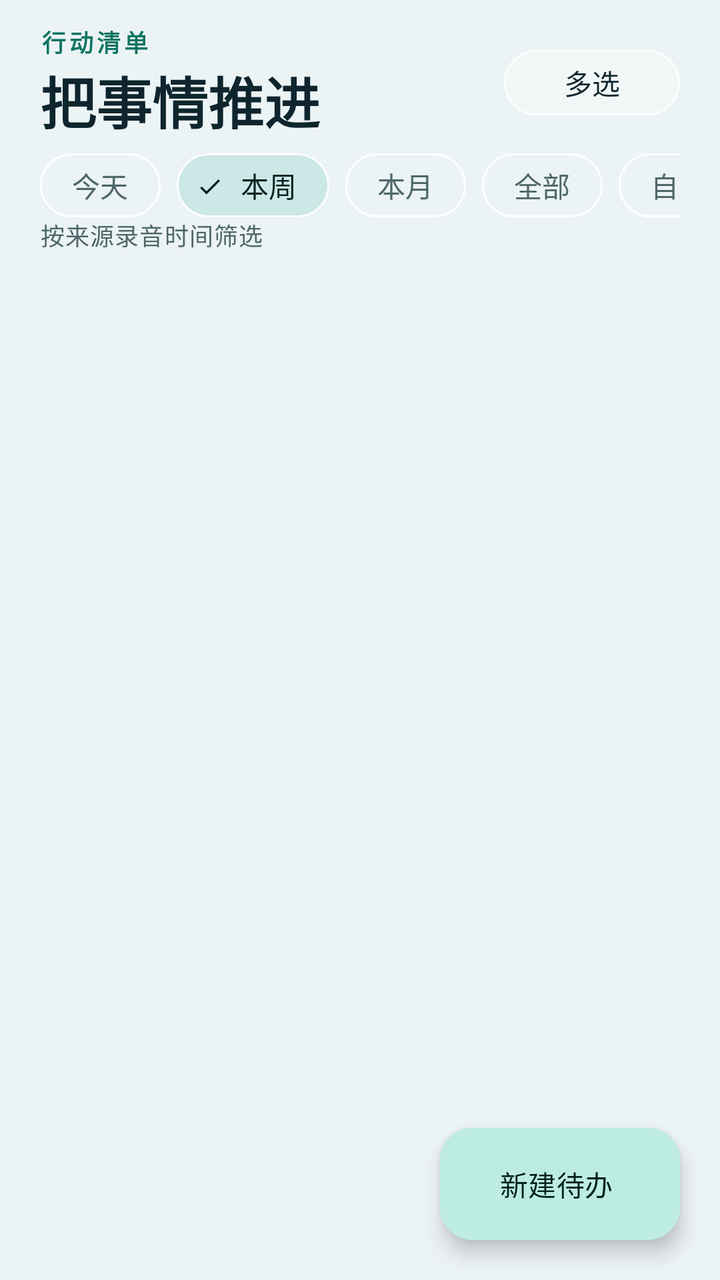
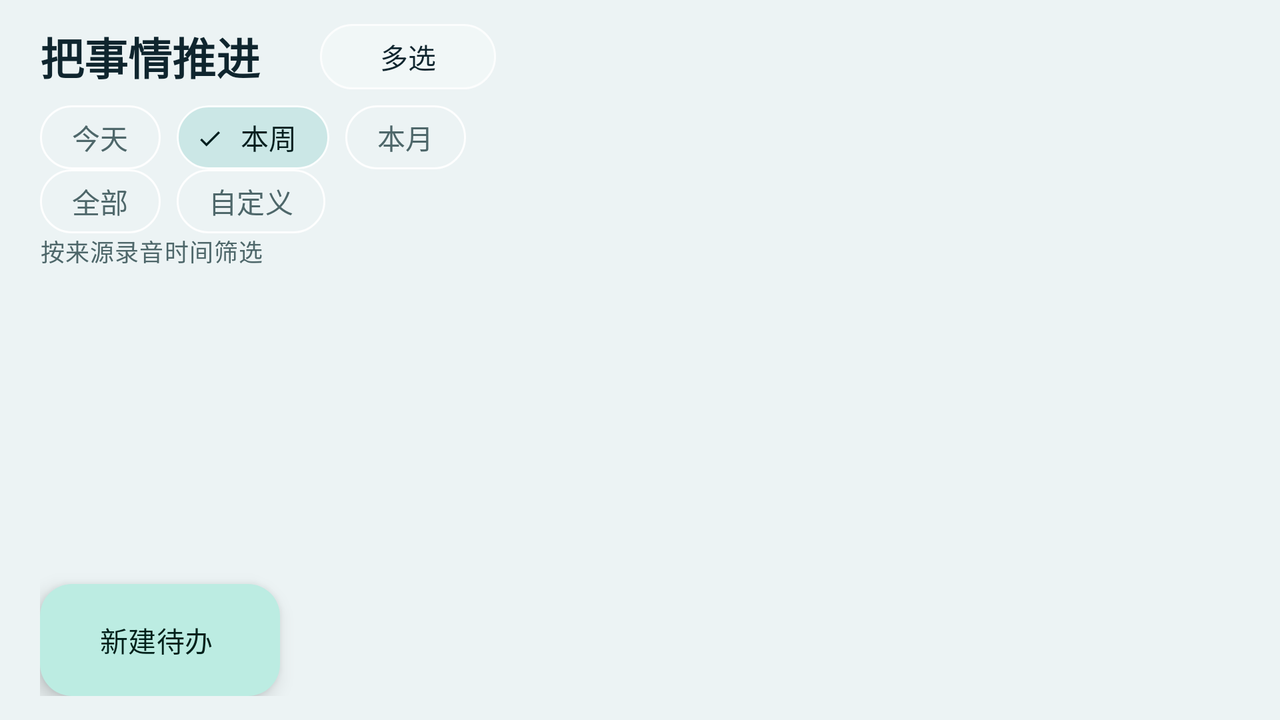

One screen, two layout resources from the same app: the default and the repository's alternative for another configuration. Each is rendered where Android would select it; the XML of both is given below.
<!-- AndroidManifest.xml: application theme AppTheme -->
<!-- res/layout/fragment_todos.xml -->
<?xml version="1.0" encoding="utf-8"?>
<androidx.coordinatorlayout.widget.CoordinatorLayout xmlns:android="http://schemas.android.com/apk/res/android"
    xmlns:app="http://schemas.android.com/apk/res-auto"
    android:layout_width="match_parent"
    android:layout_height="match_parent">

    <LinearLayout
        android:layout_width="match_parent"
        android:layout_height="match_parent"
        android:orientation="vertical">

        <LinearLayout
            android:layout_width="match_parent"
            android:layout_height="wrap_content"
            android:orientation="vertical"
            android:paddingHorizontal="@dimen/page_padding"
            android:paddingTop="12dp">

            <LinearLayout
                android:layout_width="match_parent"
                android:layout_height="wrap_content"
                android:gravity="center_vertical"
                android:orientation="horizontal">

                <LinearLayout
                    android:layout_width="0dp"
                    android:layout_height="wrap_content"
                    android:layout_weight="1"
                    android:orientation="vertical">

                    <TextView
                        style="@style/Text.Eyebrow"
                        android:layout_width="wrap_content"
                        android:layout_height="wrap_content"
                        android:text="行动清单" />

                    <TextView
                        style="@style/Text.PageTitle"
                        android:layout_width="match_parent"
                        android:layout_height="wrap_content"
                        android:text="把事情推进" />
                </LinearLayout>

                <com.google.android.material.button.MaterialButton
                    android:id="@+id/btnMulti"
                    style="@style/Button.Tonal"
                    android:layout_width="wrap_content"
                    android:layout_height="wrap_content"
                    android:minHeight="40dp"
                    android:text="多选" />
            </LinearLayout>

            <HorizontalScrollView
                android:layout_width="match_parent"
                android:layout_height="wrap_content"
                android:layout_marginTop="6dp"
                android:scrollbars="none">

                <com.google.android.material.chip.ChipGroup
                    android:id="@+id/timeFilters"
                    android:layout_width="wrap_content"
                    android:layout_height="wrap_content"
                    app:selectionRequired="true"
                    app:singleLine="true"
                    app:singleSelection="true">

                    <com.google.android.material.chip.Chip
                        android:id="@+id/timeToday"
                        style="@style/Chip.Filter"
                        android:layout_width="wrap_content"
                        android:layout_height="wrap_content"
                        android:text="今天" />

                    <com.google.android.material.chip.Chip
                        android:id="@+id/timeWeek"
                        style="@style/Chip.Filter"
                        android:layout_width="wrap_content"
                        android:layout_height="wrap_content"
                        android:checked="true"
                        android:text="本周" />

                    <com.google.android.material.chip.Chip
                        android:id="@+id/timeMonth"
                        style="@style/Chip.Filter"
                        android:layout_width="wrap_content"
                        android:layout_height="wrap_content"
                        android:text="本月" />

                    <com.google.android.material.chip.Chip
                        android:id="@+id/timeAll"
                        style="@style/Chip.Filter"
                        android:layout_width="wrap_content"
                        android:layout_height="wrap_content"
                        android:text="全部" />

                    <com.google.android.material.chip.Chip
                        android:id="@+id/timeCustom"
                        style="@style/Chip.Filter"
                        android:layout_width="wrap_content"
                        android:layout_height="wrap_content"
                        android:text="自定义" />
                </com.google.android.material.chip.ChipGroup>
            </HorizontalScrollView>

            <TextView
                android:id="@+id/tvRange"
                style="@style/Text.Muted"
                android:layout_width="match_parent"
                android:layout_height="wrap_content"
                android:text="按来源录音时间筛选" />
        </LinearLayout>

        <FrameLayout
            android:layout_width="match_parent"
            android:layout_height="0dp"
            android:layout_weight="1">

            <androidx.recyclerview.widget.RecyclerView
                android:id="@+id/list"
                android:layout_width="match_parent"
                android:layout_height="match_parent"
                android:clipToPadding="false"
                android:paddingHorizontal="@dimen/page_padding"
                android:paddingBottom="96dp" />

            <include
                android:id="@+id/empty"
                layout="@layout/view_empty"
                android:layout_width="match_parent"
                android:layout_height="wrap_content"
                android:visibility="gone" />
        </FrameLayout>

        <LinearLayout
            android:id="@+id/batchBar"
            android:layout_width="match_parent"
            android:layout_height="wrap_content"
            android:background="?attr/colorSurfaceContainerHigh"
            android:orientation="vertical"
            android:paddingHorizontal="12dp"
            android:paddingTop="8dp"
            android:paddingBottom="4dp"
            android:visibility="gone">

            <TextView
                android:id="@+id/tvSelected"
                style="@style/Text.Label"
                android:layout_width="match_parent"
                android:layout_height="wrap_content"
                android:paddingHorizontal="8dp"
                android:text="已选 0 件" />

            <LinearLayout
                android:layout_width="match_parent"
                android:layout_height="wrap_content"
                android:orientation="horizontal">

                <com.google.android.material.button.MaterialButton
                    android:id="@+id/btnBatchDone"
                    style="@style/Button.Text"
                    android:layout_width="0dp"
                    android:layout_height="wrap_content"
                    android:layout_weight="1"
                    android:text="完成" />

                <com.google.android.material.button.MaterialButton
                    android:id="@+id/btnBatchPostpone"
                    style="@style/Button.Text"
                    android:layout_width="0dp"
                    android:layout_height="wrap_content"
                    android:layout_weight="1"
                    android:text="推迟" />

                <com.google.android.material.button.MaterialButton
                    android:id="@+id/btnBatchCategory"
                    style="@style/Button.Text"
                    android:layout_width="0dp"
                    android:layout_height="wrap_content"
                    android:layout_weight="1"
                    android:text="分类" />

                <com.google.android.material.button.MaterialButton
                    android:id="@+id/btnBatchIgnore"
                    style="@style/Button.Text"
                    android:layout_width="0dp"
                    android:layout_height="wrap_content"
                    android:layout_weight="1"
                    android:textColor="?attr/colorError"
                    android:text="忽略" />
            </LinearLayout>
        </LinearLayout>
    </LinearLayout>

    <com.google.android.material.floatingactionbutton.ExtendedFloatingActionButton
        android:id="@+id/fab"
        android:layout_width="wrap_content"
        android:layout_height="wrap_content"
        android:layout_gravity="bottom|end"
        android:layout_margin="20dp"
        android:text="@string/action_new_todo"
        app:icon="@drawable/ic_add" />
</androidx.coordinatorlayout.widget.CoordinatorLayout>
<!-- res/layout/view_empty.xml (included above) -->
<?xml version="1.0" encoding="utf-8"?>
<LinearLayout xmlns:android="http://schemas.android.com/apk/res/android"
    xmlns:app="http://schemas.android.com/apk/res-auto"
    android:layout_width="match_parent"
    android:layout_height="wrap_content"
    android:gravity="center_horizontal"
    android:orientation="vertical"
    android:paddingHorizontal="32dp"
    android:paddingVertical="40dp">

    <ImageView
        android:id="@+id/icon"
        android:layout_width="56dp"
        android:layout_height="56dp"
        android:background="@drawable/bg_circle_tonal"
        android:contentDescription="@null"
        android:padding="14dp"
        android:src="@drawable/ic_library"
        app:tint="?attr/colorPrimary" />

    <TextView
        android:id="@+id/tvTitle"
        style="@style/Text.SectionTitle"
        android:layout_width="wrap_content"
        android:layout_height="wrap_content"
        android:layout_marginTop="14dp"
        android:text="@string/empty_recordings_title" />

    <TextView
        android:id="@+id/tvBody"
        style="@style/Text.Muted"
        android:layout_width="wrap_content"
        android:layout_height="wrap_content"
        android:layout_marginTop="6dp"
        android:gravity="center"
        android:text="@string/empty_recordings_body" />
</LinearLayout>
<!-- resources referenced by this layout -->
<resources>
  <dimen name="page_padding">20dp</dimen>
  <string name="action_new_todo">新建待办</string>
  <string name="empty_recordings_body">导入一段录音、在应用内录音，或把系统录音机的文件分享到录音助手。</string>
  <string name="empty_recordings_title">还没有录音记录</string>
  <style name="Button.Text" parent="Widget.Material3.Button.TextButton">
          <item name="cornerRadius">16dp</item>
      </style>
  <style name="Text.Label" parent="TextAppearance.Material3.LabelLarge">
          <item name="android:textColor">?attr/colorOnSurfaceVariant</item>
      </style>
  <style name="Text.Muted" parent="TextAppearance.Material3.BodySmall">
          <item name="android:textColor">?attr/colorOnSurfaceVariant</item>
          <item name="android:lineSpacingMultiplier">1.22</item>
      </style>
  <style name="Text.PageTitle" parent="TextAppearance.Material3.HeadlineMedium">
          <item name="android:textColor">?attr/colorOnSurface</item>
          <item name="android:textStyle">bold</item>
      </style>
  <style name="Text.SectionTitle" parent="TextAppearance.Material3.TitleMedium">
          <item name="android:textColor">?attr/colorOnSurface</item>
          <item name="android:textStyle">bold</item>
      </style>
  <color name="glass_tile_bg">#D9F2F8F8</color>
  <color name="glass_tile_stroke">#CCFFFFFF</color>
  <color name="glass_card_stroke">#F2FFFFFF</color>
  <color name="md_primary">#0D7463</color>
  <color name="md_on_primary">#FFFFFF</color>
  <color name="md_primary_container">#BCECE2</color>
  <color name="md_on_primary_container">#00201A</color>
  <color name="md_secondary">#3E6362</color>
  <color name="md_on_secondary">#FFFFFF</color>
  <color name="md_secondary_container">#CBE7E6</color>
  <color name="md_on_secondary_container">#051F1F</color>
  <color name="md_tertiary">#8A5A00</color>
  <color name="md_on_tertiary">#FFFFFF</color>
  <color name="md_tertiary_container">#FFDEA6</color>
  <color name="md_on_tertiary_container">#2B1900</color>
  <color name="md_error">#BA1A1A</color>
  <color name="md_on_error">#FFFFFF</color>
  <color name="md_error_container">#FFDAD6</color>
  <color name="md_on_error_container">#410002</color>
  <color name="md_background">#ECF3F4</color>
  <color name="md_on_background">#0F252E</color>
  <color name="md_surface">#ECF3F4</color>
  <color name="md_on_surface">#0F252E</color>
  <color name="md_surface_variant">#DAE6E6</color>
  <color name="md_on_surface_variant">#4E676A</color>
  <color name="md_outline">#688284</color>
  <color name="md_outline_variant">#BDD0D1</color>
  <color name="md_surface_container_lowest">#FFFFFF</color>
  <color name="md_surface_container_low">#EBF3F4</color>
  <color name="md_surface_container">#E2ECEE</color>
  <color name="md_surface_container_high">#D9E6E8</color>
  <color name="md_surface_container_highest">#D0DFE2</color>
  <color name="md_inverse_surface">#182A32</color>
  <color name="md_inverse_on_surface">#EAF4F4</color>
  <color name="md_inverse_primary">#5EEAD4</color>
  <style name="AppDialog" parent="ThemeOverlay.Material3.MaterialAlertDialog">
          <item name="shapeAppearanceOverlay">@style/Shape.Dialog</item>
      </style>
  <style name="AppBottomSheet" parent="ThemeOverlay.Material3.BottomSheetDialog">
          <item name="bottomSheetStyle">@style/AppBottomSheetStyle</item>
      </style>
  <style name="Shape.Dialog" parent="">
          <item name="cornerFamily">rounded</item>
          <item name="cornerSize">26dp</item>
      </style>
  <style name="AppBottomSheetStyle" parent="Widget.Material3.BottomSheet.Modal">
          <item name="shapeAppearanceOverlay">@style/Shape.Sheet</item>
          <item name="backgroundTint">@color/glass_card_bg</item>
      </style>
  <style name="Shape.Sheet" parent="">
          <item name="cornerFamily">rounded</item>
          <item name="cornerSizeTopLeft">28dp</item>
          <item name="cornerSizeTopRight">28dp</item>
      </style>
  <color name="glass_card_bg">#D4FFFFFF</color>
  <!-- some entries are left out for length -->
</resources>
<!-- res/layout-land/fragment_todos.xml (the repository's variant of the layout above) -->
<!-- drawn on the phone turned sideways -->
<?xml version="1.0" encoding="utf-8"?>
<androidx.coordinatorlayout.widget.CoordinatorLayout xmlns:android="http://schemas.android.com/apk/res/android"
    xmlns:app="http://schemas.android.com/apk/res-auto"
    android:layout_width="match_parent"
    android:layout_height="match_parent">

    <LinearLayout
        android:layout_width="match_parent"
        android:layout_height="match_parent"
        android:baselineAligned="false"
        android:orientation="horizontal">

        <LinearLayout
            android:id="@+id/sidePane"
            android:layout_width="0dp"
            android:layout_height="match_parent"
            android:layout_weight="2"
            android:orientation="vertical"
            android:paddingStart="@dimen/page_padding"
            android:paddingTop="8dp"
            android:paddingEnd="8dp"
            android:paddingBottom="12dp">

            <LinearLayout
                android:layout_width="match_parent"
                android:layout_height="wrap_content"
                android:gravity="center_vertical"
                android:orientation="horizontal">

                <TextView
                    style="@style/Text.PageTitle"
                    android:layout_width="0dp"
                    android:layout_height="wrap_content"
                    android:layout_weight="1"
                    android:textSize="22sp"
                    android:text="把事情推进" />

                <com.google.android.material.button.MaterialButton
                    android:id="@+id/btnMulti"
                    style="@style/Button.Tonal"
                    android:layout_width="wrap_content"
                    android:layout_height="wrap_content"
                    android:minHeight="40dp"
                    android:text="多选" />
            </LinearLayout>

            <com.google.android.material.chip.ChipGroup
                android:id="@+id/timeFilters"
                android:layout_width="match_parent"
                android:layout_height="wrap_content"
                android:layout_marginTop="4dp"
                app:chipSpacingVertical="0dp"
                app:selectionRequired="true"
                app:singleSelection="true">

                    <com.google.android.material.chip.Chip
                        android:id="@+id/timeToday"
                        style="@style/Chip.Filter"
                        android:layout_width="wrap_content"
                        android:layout_height="wrap_content"
                        android:text="今天" />

                    <com.google.android.material.chip.Chip
                        android:id="@+id/timeWeek"
                        style="@style/Chip.Filter"
                        android:layout_width="wrap_content"
                        android:layout_height="wrap_content"
                        android:checked="true"
                        android:text="本周" />

                    <com.google.android.material.chip.Chip
                        android:id="@+id/timeMonth"
                        style="@style/Chip.Filter"
                        android:layout_width="wrap_content"
                        android:layout_height="wrap_content"
                        android:text="本月" />

                    <com.google.android.material.chip.Chip
                        android:id="@+id/timeAll"
                        style="@style/Chip.Filter"
                        android:layout_width="wrap_content"
                        android:layout_height="wrap_content"
                        android:text="全部" />

                    <com.google.android.material.chip.Chip
                        android:id="@+id/timeCustom"
                        style="@style/Chip.Filter"
                        android:layout_width="wrap_content"
                        android:layout_height="wrap_content"
                        android:text="自定义" />
            </com.google.android.material.chip.ChipGroup>

            <TextView
                android:id="@+id/tvRange"
                style="@style/Text.Muted"
                android:layout_width="match_parent"
                android:layout_height="wrap_content"
                android:text="按来源录音时间筛选" />

            <View
                android:layout_width="match_parent"
                android:layout_height="0dp"
                android:layout_weight="1" />

            <com.google.android.material.floatingactionbutton.ExtendedFloatingActionButton
                android:id="@+id/fab"
                android:layout_width="wrap_content"
                android:layout_height="wrap_content"
                android:text="@string/action_new_todo"
                app:icon="@drawable/ic_add" />
        </LinearLayout>

        <LinearLayout
            android:layout_width="0dp"
            android:layout_height="match_parent"
            android:layout_weight="3"
            android:orientation="vertical">

            <FrameLayout
                android:layout_width="match_parent"
                android:layout_height="0dp"
                android:layout_weight="1">

                <androidx.recyclerview.widget.RecyclerView
                    android:id="@+id/list"
                    android:layout_width="match_parent"
                    android:layout_height="match_parent"
                    android:clipToPadding="false"
                    android:paddingStart="8dp"
                    android:paddingEnd="@dimen/page_padding"
                    android:paddingBottom="16dp" />

                <include
                    android:id="@+id/empty"
                    layout="@layout/view_empty"
                    android:layout_width="match_parent"
                    android:layout_height="wrap_content"
                    android:visibility="gone" />
            </FrameLayout>

            <LinearLayout
                android:id="@+id/batchBar"
                android:layout_width="match_parent"
                android:layout_height="wrap_content"
                android:background="?attr/colorSurfaceContainerHigh"
                android:orientation="vertical"
                android:paddingHorizontal="12dp"
                android:paddingTop="8dp"
                android:paddingBottom="4dp"
                android:visibility="gone">

                <TextView
                    android:id="@+id/tvSelected"
                    style="@style/Text.Label"
                    android:layout_width="match_parent"
                    android:layout_height="wrap_content"
                    android:paddingHorizontal="8dp"
                    android:text="已选 0 件" />

                <LinearLayout
                    android:layout_width="match_parent"
                    android:layout_height="wrap_content"
                    android:orientation="horizontal">

                    <com.google.android.material.button.MaterialButton
                        android:id="@+id/btnBatchDone"
                        style="@style/Button.Text"
                        android:layout_width="0dp"
                        android:layout_height="wrap_content"
                        android:layout_weight="1"
                        android:text="完成" />

                    <com.google.android.material.button.MaterialButton
                        android:id="@+id/btnBatchPostpone"
                        style="@style/Button.Text"
                        android:layout_width="0dp"
                        android:layout_height="wrap_content"
                        android:layout_weight="1"
                        android:text="推迟" />

                    <com.google.android.material.button.MaterialButton
                        android:id="@+id/btnBatchCategory"
                        style="@style/Button.Text"
                        android:layout_width="0dp"
                        android:layout_height="wrap_content"
                        android:layout_weight="1"
                        android:text="分类" />

                    <com.google.android.material.button.MaterialButton
                        android:id="@+id/btnBatchIgnore"
                        style="@style/Button.Text"
                        android:layout_width="0dp"
                        android:layout_height="wrap_content"
                        android:layout_weight="1"
                        android:textColor="?attr/colorError"
                        android:text="忽略" />
                </LinearLayout>
            </LinearLayout>
        </LinearLayout>
    </LinearLayout>
</androidx.coordinatorlayout.widget.CoordinatorLayout>
